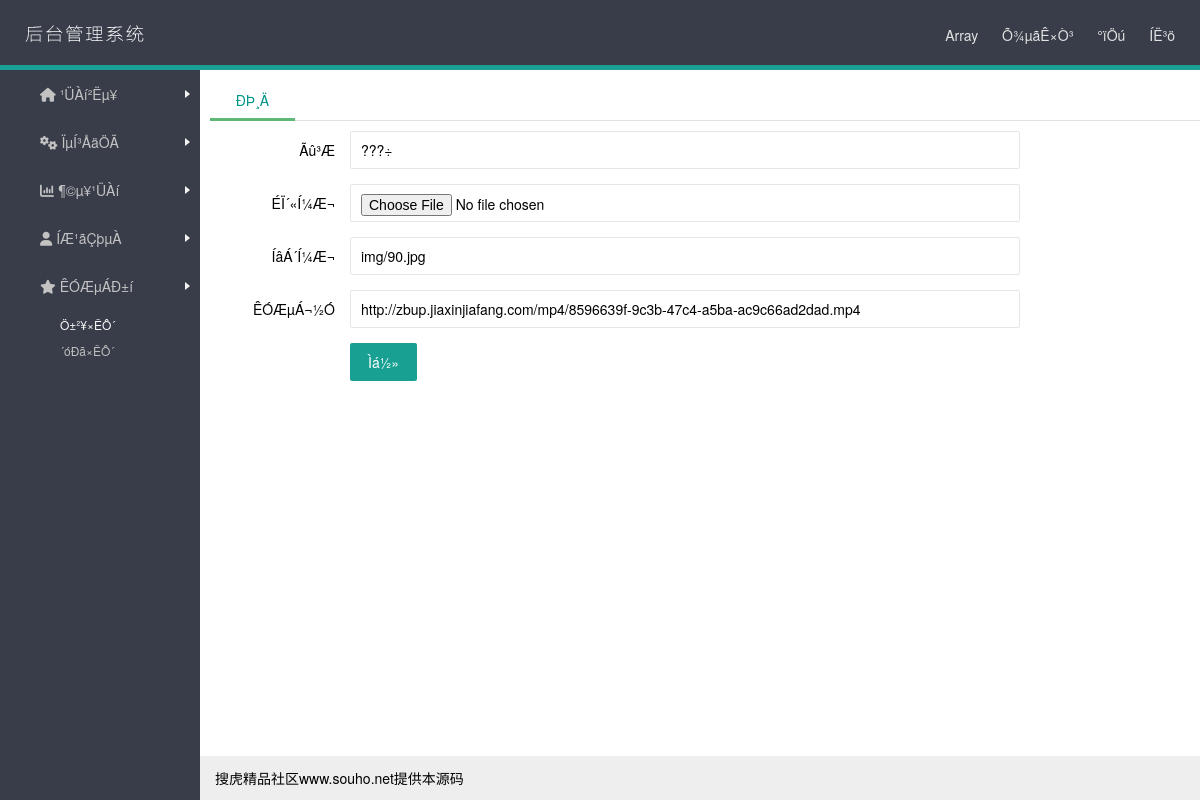
The app's page /admin/zhiboedit.php?id=90&page=1 (signed in) with its own data.
### tables this page shows
CREATE TABLE `ubozb` (
  `id` int(11) NOT NULL AUTO_INCREMENT,
  `pic` varchar(1000) NOT NULL,
  `name` varchar(1000) NOT NULL,
  `url` varchar(1000) NOT NULL,
  `hit` varchar(255) DEFAULT NULL,
  `diqu` varchar(255) DEFAULT NULL,
  PRIMARY KEY (`id`)
);

### config/common.php (called while the page is built, shortened)
<?php
function queryall($table,$type) {
$sql=mysql_query("SELECT * FROM `$table` $type");
$row=mysql_fetch_array($sql);
return $row;
}
function ubo($sql_str) {
$check=eregi('select|insert|update|delete|script|iframe|\'|\/\*|\*|\.\.\/|\.\/|union|into|load_file|outfile', $sql_str);
if($check){
echo "ÊäÈë·Ç·¨×¢ÈëÄÚÈÝ£¡";
exit();
}else{
return $sql_str;
}
}
?>

### admin/zhiboedit.php (the view, shortened to what this page needs)
<?php
include("../config/common.php");
$bjid=ubo($_GET[id]);
$type="where id='$bjid'";
$xg=queryall(ubozb,$type);
?>
<!DOCTYPE html>
<html lang="zh-CN">
<head>
<link rel="stylesheet" href="css/layui.css" media="all">
<link rel="stylesheet" href="css/font-awesome.min.css">
<link rel="stylesheet" href="css/peizhi.css">
</head>
<body>
<div class="layui-layout layui-layout-admin">
<?php include_once('header.php'); ?>
<?php include_once('left.php'); ?>
<div class="layui-body">
<div class="layui-tab layui-tab-brief">
<ul class="layui-tab-title">
<li class="layui-this">ÐÞ¸Ä</li>
</ul>
<div class="layui-tab-content">
<div class="layui-tab-item layui-show">
<form class="layui-form form-container" action="" method="post" target="msgubotj" enctype="multipart/form-data">
<div class="layui-form-item">
<label class="layui-form-label">Ãû³Æ</label>
<div class="layui-input-block">
<input type="text" name="name" value="<?php echo $xg[name]?>" required lay-verify="required" placeholder="ÇëÊäÈëÃû³Æ" class="layui-input">
</div>
</div>
<div class="layui-form-item">
<label class="layui-form-label">ÉÏ´«Í¼Æ¬</label>
<div class="layui-input-block">
<input name="file" type="file" value="ä¯ÀÀ"  class="layui-input">
</div>
</div>
<div class="layui-form-item">
<label class="layui-form-label">ÍâÁ´Í¼Æ¬</label>
<div class="layui-input-block">
<input name="pic2"  class="layui-input" type="text"   value="<?php echo $xg[pic]?>">
</div>
</div>
<div class="layui-form-item">
<label class="layui-form-label">ÊÓÆµÁ¬½Ó</label>
<div class="layui-input-block">
<input type="text" name="url" value="<?php echo $xg[url]?>" required lay-verify="required" placeholder="ÇëÊäÈëÊÓÆµÁ¬½Ó" class="layui-input">
</div>
</div>
<div class="layui-form-item">
<div class="layui-input-block">
<input type="submit"  class="layui-btn"  value="Ìá½»" name= "edit"   >
</div>
</div>
</form>
</div>
</div>
</div>
</div>
<?php include_once('foot.php'); ?>
</body>
</html>

### admin/css/layui.css (style rules this page uses)
.layui-btn,.layui-inline,img { vertical-align:middle }
.layui-btn,.layui-unselect { -webkit-user-select:none;-ms-user-select:none;-moz-user-select:none }
.layui-btn,.layui-tree li i,.layui-unselect { -moz-user-select:none }
blockquote,body,button,dd,div,dl,dt,form,h1,h2,h3,h4,h5,h6,input,li,ol,p,pre,td,textarea,th,ul { margin:0;padding:0;-webkit-tap-highlight-color:rgba(0,0,0,0) }
li { list-style:none }
button,input,optgroup,option,select,textarea { font-family:inherit;font-size:inherit;font-style:inherit;font-weight:inherit;outline:0 }
body { line-height:24px;font:14px Helvetica Neue,Helvetica,PingFang SC,\5FAE\8F6F\96C5\9ED1,Tahoma,Arial,sans-serif }
.layui-show { display:block!important }
.layui-body { position:absolute;left:200px;right:0;top:0;bottom:0;z-index:998;width:auto;overflow:hidden;overflow-y:auto;-webkit-box-sizing:border-box;-moz-box-sizing:border-box;box-sizing:border-box }
.layui-layout-admin .layui-body { top:70px;bottom:44px }
.layui-btn,.layui-input,.layui-textarea,.layui-upload-button { outline:0;-webkit-transition:border-color .3s cubic-bezier(.65,.05,.35,.5);transition:border-color .3s cubic-bezier(.65,.05,.35,.5);-webkit-box-sizing:border-box!important;-moz-box-sizing:border-box!important;box-sizing:border-box!important }
.layui-btn { display:inline-block;height:38px;line-height:38px;padding:0 18px;background-color:#009688;color:#fff;white-space:nowrap;text-align:center;border:none;border-radius:2px;cursor:pointer;opacity:.9;filter:alpha(opacity=90) }
.layui-input,.layui-textarea { display:block;width:100%;padding-left:10px;height:38px;line-height:38px;line-height:36px\9;border:1px solid #e6e6e6;background-color:#fff;border-radius:2px }
.layui-form-label,.layui-form-mid,.layui-textarea { line-height:20px;position:relative }
.layui-form-item { margin-bottom:15px;clear:both;*zoom:1 }
.layui-form-item:after { content:'\20';clear:both;*zoom:1;display:block;height:0 }
.layui-form-label { float:left;display:block;padding:9px 15px;width:100px;font-weight:400;text-align:right }
.layui-input-block,.layui-input-inline { position:relative }
.layui-input-block { margin-left:130px;min-height:36px }
.layui-tab { margin:10px 0;overflow:hidden;text-align:left!important }
.layui-fixbar li,.layui-tab-bar,.layui-tab-title li,.layui-util-face ul li { cursor:pointer;text-align:center }
.layui-tab-title { position:relative;left:0;height:40px;white-space:nowrap;font-size:0;border-bottom:1px solid #e2e2e2;transition:all .2s;-webkit-transition:all .2s }
.layui-tab-title li { display:inline-block;*display:block;*zoom:1;vertical-align:middle;font-size:14px;transition:all .3s;-webkit-transition:all .3s;position:relative;line-height:40px;min-width:65px;padding:0 10px }
.layui-tab-title .layui-this { color:#000 }
.layui-tab-title .layui-this:after { position:absolute;left:0;top:0;content:'';width:100%;height:41px;border:1px solid #e2e2e2;border-bottom-color:#fff;border-radius:2px 2px 0 0;-webkit-box-sizing:border-box!important;-moz-box-sizing:border-box!important;box-sizing:border-box!important;pointer-events:none }
.layui-tab-item,.layui-util-face .layui-layer-TipsG { display:none }
.layui-tab-content { padding:10px }
.layui-tab-brief>.layui-tab-title .layui-this { color:#009688 }
.layui-tab-brief>.layui-tab-more li.layui-this:after,.layui-tab-brief>.layui-tab-title .layui-this:after { border:none;border-radius:0;border-bottom:3px solid #5FB878 }

### admin/css/peizhi.css (style rules this page uses)
.layui-body { left: 210px; }
.form-container { max-width: 800px; }

### records on screen
ubozb: name "???÷", pic2 "img/90.jpg", url "http://zbup.jiaxinjiafang.com/mp4/8596639f-9c3b-47c4-a5ba-ac9c66ad2dad.mp4"

### other values on screen
$admin "Array"
